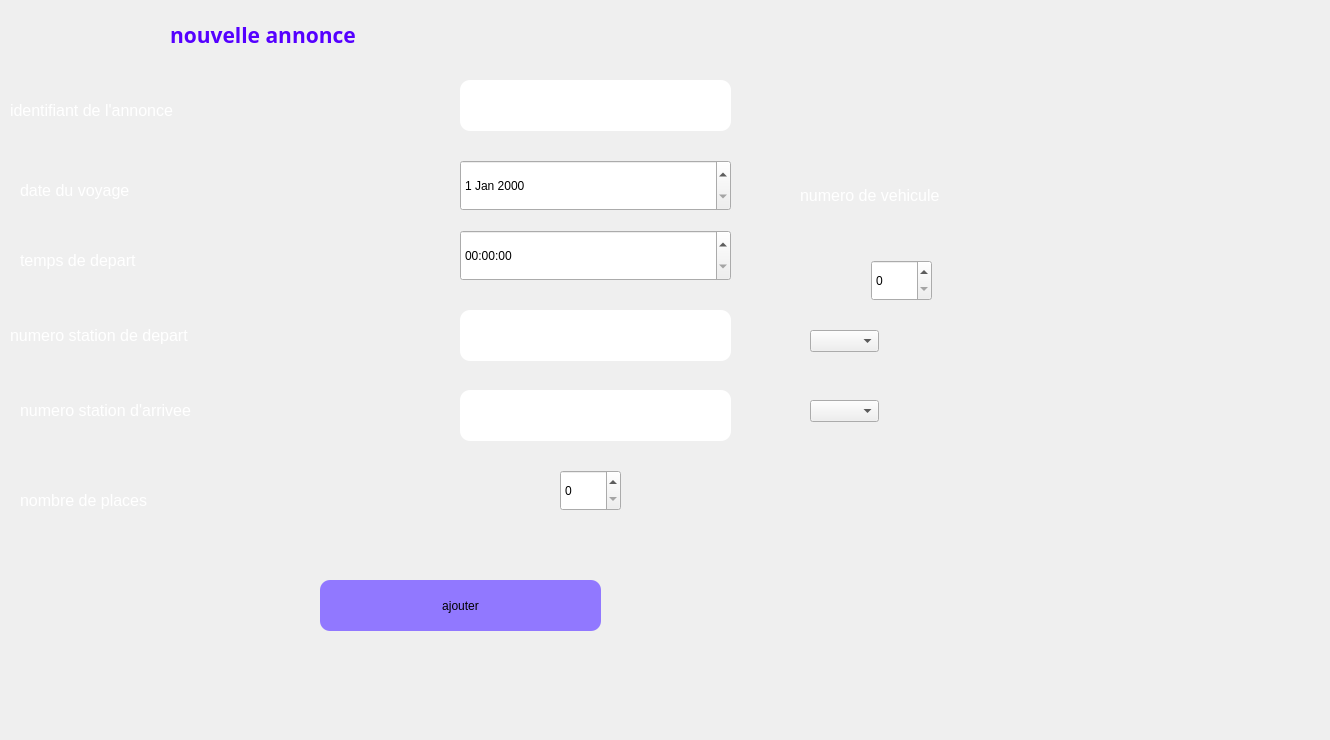
     <widget class="QWidget" name="tab_4">
      <attribute name="title">
       <string>ajouter</string>
      </attribute>
      <widget class="QLabel" name="label_5">
       <property name="geometry">
        <rect>
         <x>170</x>
         <y>10</y>
         <width>431</width>
         <height>51</height>
        </rect>
       </property>
       <property name="sizePolicy">
        <sizepolicy hsizetype="Preferred" vsizetype="Preferred">
         <horstretch>1</horstretch>
         <verstretch>3</verstretch>
        </sizepolicy>
       </property>
       <property name="palette">
        <palette>
         <active>
          <colorrole role="WindowText">
           <brush brushstyle="SolidPattern">
            <color alpha="255">
             <red>85</red>
             <green>0</green>
             <blue>255</blue>
            </color>
           </brush>
          </colorrole>
         </active>
         <inactive>
          <colorrole role="WindowText">
           <brush brushstyle="SolidPattern">
            <color alpha="255">
             <red>85</red>
             <green>0</green>
             <blue>255</blue>
            </color>
           </brush>
          </colorrole>
         </inactive>
         <disabled>
          <colorrole role="WindowText">
           <brush brushstyle="SolidPattern">
            <color alpha="255">
             <red>120</red>
             <green>120</green>
             <blue>120</blue>
            </color>
           </brush>
          </colorrole>
         </disabled>
        </palette>
       </property>
       <property name="font">
        <font>
         <family>Bahnschrift SemiBold</family>
         <pointsize>9</pointsize>
         <weight>75</weight>
         <bold>true</bold>
        </font>
       </property>
       <property name="text">
        <string>&lt;html&gt;&lt;head/&gt;&lt;body&gt;&lt;p&gt;&lt;span style=&quot; font-size:16pt;&quot;&gt;nouvelle annonce&lt;/span&gt;&lt;/p&gt;&lt;/body&gt;&lt;/html&gt;</string>
       </property>
       <property name="textFormat">
        <enum>Qt::RichText</enum>
       </property>
      </widget>
      <widget class="QLabel" name="label_6">
       <property name="geometry">
        <rect>
         <x>10</x>
         <y>90</y>
         <width>431</width>
         <height>41</height>
        </rect>
       </property>
       <property name="palette">
        <palette>
         <active>
          <colorrole role="WindowText">
           <brush brushstyle="SolidPattern">
            <color alpha="255">
             <red>255</red>
             <green>255</green>
             <blue>255</blue>
            </color>
           </brush>
          </colorrole>
         </active>
         <inactive>
          <colorrole role="WindowText">
           <brush brushstyle="SolidPattern">
            <color alpha="255">
             <red>255</red>
             <green>255</green>
             <blue>255</blue>
            </color>
           </brush>
          </colorrole>
         </inactive>
         <disabled>
          <colorrole role="WindowText">
           <brush brushstyle="SolidPattern">
            <color alpha="255">
             <red>120</red>
             <green>120</green>
             <blue>120</blue>
            </color>
           </brush>
          </colorrole>
         </disabled>
        </palette>
       </property>
       <property name="text">
        <string>&lt;html&gt;&lt;head/&gt;&lt;body&gt;&lt;p&gt;&lt;span style=&quot; font-size:12pt;&quot;&gt;identifiant de l'annonce&lt;/span&gt;&lt;/p&gt;&lt;/body&gt;&lt;/html&gt;</string>
       </property>
      </widget>
      <widget class="QLineEdit" name="idan">
       <property name="geometry">
        <rect>
         <x>460</x>
         <y>80</y>
         <width>271</width>
         <height>51</height>
        </rect>
       </property>
       <property name="styleSheet">
        <string notr="true">border-radius: 10px;</string>
       </property>
      </widget>
      <widget class="QLabel" name="label_7">
       <property name="geometry">
        <rect>
         <x>20</x>
         <y>170</y>
         <width>411</width>
         <height>41</height>
        </rect>
       </property>
       <property name="palette">
        <palette>
         <active>
          <colorrole role="WindowText">
           <brush brushstyle="SolidPattern">
            <color alpha="255">
             <red>255</red>
             <green>255</green>
             <blue>255</blue>
            </color>
           </brush>
          </colorrole>
         </active>
         <inactive>
          <colorrole role="WindowText">
           <brush brushstyle="SolidPattern">
            <color alpha="255">
             <red>255</red>
             <green>255</green>
             <blue>255</blue>
            </color>
           </brush>
          </colorrole>
         </inactive>
         <disabled>
          <colorrole role="WindowText">
           <brush brushstyle="SolidPattern">
            <color alpha="255">
             <red>120</red>
             <green>120</green>
             <blue>120</blue>
            </color>
           </brush>
          </colorrole>
         </disabled>
        </palette>
       </property>
       <property name="text">
        <string>&lt;html&gt;&lt;head/&gt;&lt;body&gt;&lt;p&gt;&lt;span style=&quot; font-size:12pt;&quot;&gt;date du voyage&lt;/span&gt;&lt;/p&gt;&lt;/body&gt;&lt;/html&gt;</string>
       </property>
      </widget>
      <widget class="QLabel" name="label_8">
       <property name="geometry">
        <rect>
         <x>20</x>
         <y>240</y>
         <width>421</width>
         <height>41</height>
        </rect>
       </property>
       <property name="palette">
        <palette>
         <active>
          <colorrole role="WindowText">
           <brush brushstyle="SolidPattern">
            <color alpha="255">
             <red>255</red>
             <green>255</green>
             <blue>255</blue>
            </color>
           </brush>
          </colorrole>
         </active>
         <inactive>
          <colorrole role="WindowText">
           <brush brushstyle="SolidPattern">
            <color alpha="255">
             <red>255</red>
             <green>255</green>
             <blue>255</blue>
            </color>
           </brush>
          </colorrole>
         </inactive>
         <disabled>
          <colorrole role="WindowText">
           <brush brushstyle="SolidPattern">
            <color alpha="255">
             <red>120</red>
             <green>120</green>
             <blue>120</blue>
            </color>
           </brush>
          </colorrole>
         </disabled>
        </palette>
       </property>
       <property name="text">
        <string>&lt;html&gt;&lt;head/&gt;&lt;body&gt;&lt;p&gt;&lt;span style=&quot; font-size:12pt;&quot;&gt;temps de depart&lt;/span&gt;&lt;/p&gt;&lt;/body&gt;&lt;/html&gt;</string>
       </property>
      </widget>
      <widget class="QLabel" name="label_9">
       <property name="geometry">
        <rect>
         <x>10</x>
         <y>310</y>
         <width>421</width>
         <height>51</height>
        </rect>
       </property>
       <property name="palette">
        <palette>
         <active>
          <colorrole role="WindowText">
           <brush brushstyle="SolidPattern">
            <color alpha="255">
             <red>255</red>
             <green>255</green>
             <blue>255</blue>
            </color>
           </brush>
          </colorrole>
         </active>
         <inactive>
          <colorrole role="WindowText">
           <brush brushstyle="SolidPattern">
            <color alpha="255">
             <red>255</red>
             <green>255</green>
             <blue>255</blue>
            </color>
           </brush>
          </colorrole>
         </inactive>
         <disabled>
          <colorrole role="WindowText">
           <brush brushstyle="SolidPattern">
            <color alpha="255">
             <red>120</red>
             <green>120</green>
             <blue>120</blue>
            </color>
           </brush>
          </colorrole>
         </disabled>
        </palette>
       </property>
       <property name="text">
        <string>&lt;html&gt;&lt;head/&gt;&lt;body&gt;&lt;p&gt;&lt;span style=&quot; font-size:12pt;&quot;&gt;numero station de depart&lt;/span&gt;&lt;/p&gt;&lt;/body&gt;&lt;/html&gt;</string>
       </property>
      </widget>
      <widget class="QLabel" name="label_10">
       <property name="geometry">
        <rect>
         <x>20</x>
         <y>380</y>
         <width>411</width>
         <height>61</height>
        </rect>
       </property>
       <property name="palette">
        <palette>
         <active>
          <colorrole role="WindowText">
           <brush brushstyle="SolidPattern">
            <color alpha="255">
             <red>255</red>
             <green>255</green>
             <blue>255</blue>
            </color>
           </brush>
          </colorrole>
         </active>
         <inactive>
          <colorrole role="WindowText">
           <brush brushstyle="SolidPattern">
            <color alpha="255">
             <red>255</red>
             <green>255</green>
             <blue>255</blue>
            </color>
           </brush>
          </colorrole>
         </inactive>
         <disabled>
          <colorrole role="WindowText">
           <brush brushstyle="SolidPattern">
            <color alpha="255">
             <red>120</red>
             <green>120</green>
             <blue>120</blue>
            </color>
           </brush>
          </colorrole>
         </disabled>
        </palette>
       </property>
       <property name="text">
        <string>&lt;html&gt;&lt;head/&gt;&lt;body&gt;&lt;p&gt;&lt;span style=&quot; font-size:12pt;&quot;&gt;numero station d'arrivee&lt;/span&gt;&lt;/p&gt;&lt;/body&gt;&lt;/html&gt;</string>
       </property>
      </widget>
      <widget class="QLabel" name="label_11">
       <property name="geometry">
        <rect>
         <x>20</x>
         <y>480</y>
         <width>481</width>
         <height>41</height>
        </rect>
       </property>
       <property name="palette">
        <palette>
         <active>
          <colorrole role="WindowText">
           <brush brushstyle="SolidPattern">
            <color alpha="255">
             <red>255</red>
             <green>255</green>
             <blue>255</blue>
            </color>
           </brush>
          </colorrole>
         </active>
         <inactive>
          <colorrole role="WindowText">
           <brush brushstyle="SolidPattern">
            <color alpha="255">
             <red>255</red>
             <green>255</green>
             <blue>255</blue>
            </color>
           </brush>
          </colorrole>
         </inactive>
         <disabled>
          <colorrole role="WindowText">
           <brush brushstyle="SolidPattern">
            <color alpha="255">
             <red>120</red>
             <green>120</green>
             <blue>120</blue>
            </color>
           </brush>
          </colorrole>
         </disabled>
        </palette>
       </property>
       <property name="text">
        <string>&lt;html&gt;&lt;head/&gt;&lt;body&gt;&lt;p&gt;&lt;span style=&quot; font-size:12pt;&quot;&gt;nombre de places &lt;/span&gt;&lt;/p&gt;&lt;/body&gt;&lt;/html&gt;</string>
       </property>
      </widget>
      <widget class="QDateEdit" name="date">
       <property name="geometry">
        <rect>
         <x>460</x>
         <y>160</y>
         <width>271</width>
         <height>51</height>
        </rect>
       </property>
      </widget>
      <widget class="QTimeEdit" name="temps">
       <property name="geometry">
        <rect>
         <x>460</x>
         <y>230</y>
         <width>271</width>
         <height>51</height>
        </rect>
       </property>
      </widget>
      <widget class="QLineEdit" name="stationdep">
       <property name="geometry">
        <rect>
         <x>460</x>
         <y>310</y>
         <width>271</width>
         <height>51</height>
        </rect>
       </property>
       <property name="styleSheet">
        <string notr="true">border-radius: 10px;</string>
       </property>
      </widget>
      <widget class="QLineEdit" name="stationar">
       <property name="geometry">
        <rect>
         <x>460</x>
         <y>390</y>
         <width>271</width>
         <height>51</height>
        </rect>
       </property>
       <property name="styleSheet">
        <string notr="true">border-radius: 10px;</string>
       </property>
      </widget>
      <widget class="QSpinBox" name="nbplace">
       <property name="geometry">
        <rect>
         <x>560</x>
         <y>470</y>
         <width>61</width>
         <height>41</height>
        </rect>
       </property>
       <property name="maximum">
        <number>120</number>
       </property>
      </widget>
      <widget class="QLabel" name="label_12">
       <property name="geometry">
        <rect>
         <x>800</x>
         <y>160</y>
         <width>361</width>
         <height>71</height>
        </rect>
       </property>
       <property name="palette">
        <palette>
         <active>
          <colorrole role="WindowText">
           <brush brushstyle="SolidPattern">
            <color alpha="255">
             <red>255</red>
             <green>255</green>
             <blue>255</blue>
            </color>
           </brush>
          </colorrole>
         </active>
         <inactive>
          <colorrole role="WindowText">
           <brush brushstyle="SolidPattern">
            <color alpha="255">
             <red>255</red>
             <green>255</green>
             <blue>255</blue>
            </color>
           </brush>
          </colorrole>
         </inactive>
         <disabled>
          <colorrole role="WindowText">
           <brush brushstyle="SolidPattern">
            <color alpha="255">
             <red>120</red>
             <green>120</green>
             <blue>120</blue>
            </color>
           </brush>
          </colorrole>
         </disabled>
        </palette>
       </property>
       <property name="text">
        <string>&lt;html&gt;&lt;head/&gt;&lt;body&gt;&lt;p&gt;&lt;span style=&quot; font-size:12pt;&quot;&gt;numero de vehicule&lt;/span&gt;&lt;/p&gt;&lt;/body&gt;&lt;/html&gt;</string>
       </property>
      </widget>
      <widget class="QSpinBox" name="numveh">
       <property name="geometry">
        <rect>
         <x>871</x>
         <y>260</y>
         <width>61</width>
         <height>41</height>
        </rect>
       </property>
      </widget>
      <widget class="QPushButton" name="ajouter">
       <property name="geometry">
        <rect>
         <x>320</x>
         <y>580</y>
         <width>281</width>
         <height>51</height>
        </rect>
       </property>
       <property name="cursor">
        <cursorShape>PointingHandCursor</cursorShape>
       </property>
       <property name="styleSheet">
        <string notr="true">background-color: rgb(0, 0, 255);
background-color: rgb(145, 120, 255);
border-radius: 10px;
font: bold 10 px;</string>
       </property>
       <property name="text">
        <string>ajouter</string>
       </property>
      </widget>
      <widget class="QComboBox" name="comboBoxstdep">
       <property name="geometry">
        <rect>
         <x>810</x>
         <y>330</y>
         <width>69</width>
         <height>22</height>
        </rect>
       </property>
      </widget>
      <widget class="QComboBox" name="comboBoxstar">
       <property name="geometry">
        <rect>
         <x>810</x>
         <y>400</y>
         <width>69</width>
         <height>22</height>
        </rect>
       </property>
      </widget>
      <widget class="QLabel" name="label_52">
       <property name="geometry">
        <rect>
         <x>-6</x>
         <y>-1</y>
         <width>1321</width>
         <height>731</height>
        </rect>
       </property>
       <property name="text">
        <string/>
       </property>
       <property name="pixmap">
        <pixmap>../../Downloads/back.png</pixmap>
       </property>
      </widget>
      <zorder>label_52</zorder>
      <zorder>label_5</zorder>
      <zorder>label_6</zorder>
      <zorder>idan</zorder>
      <zorder>label_7</zorder>
      <zorder>label_8</zorder>
      <zorder>label_9</zorder>
      <zorder>label_10</zorder>
      <zorder>label_11</zorder>
      <zorder>date</zorder>
      <zorder>temps</zorder>
      <zorder>stationdep</zorder>
      <zorder>stationar</zorder>
      <zorder>nbplace</zorder>
      <zorder>label_12</zorder>
      <zorder>numveh</zorder>
      <zorder>ajouter</zorder>
      <zorder>comboBoxstdep</zorder>
      <zorder>comboBoxstar</zorder>
     </widget>
